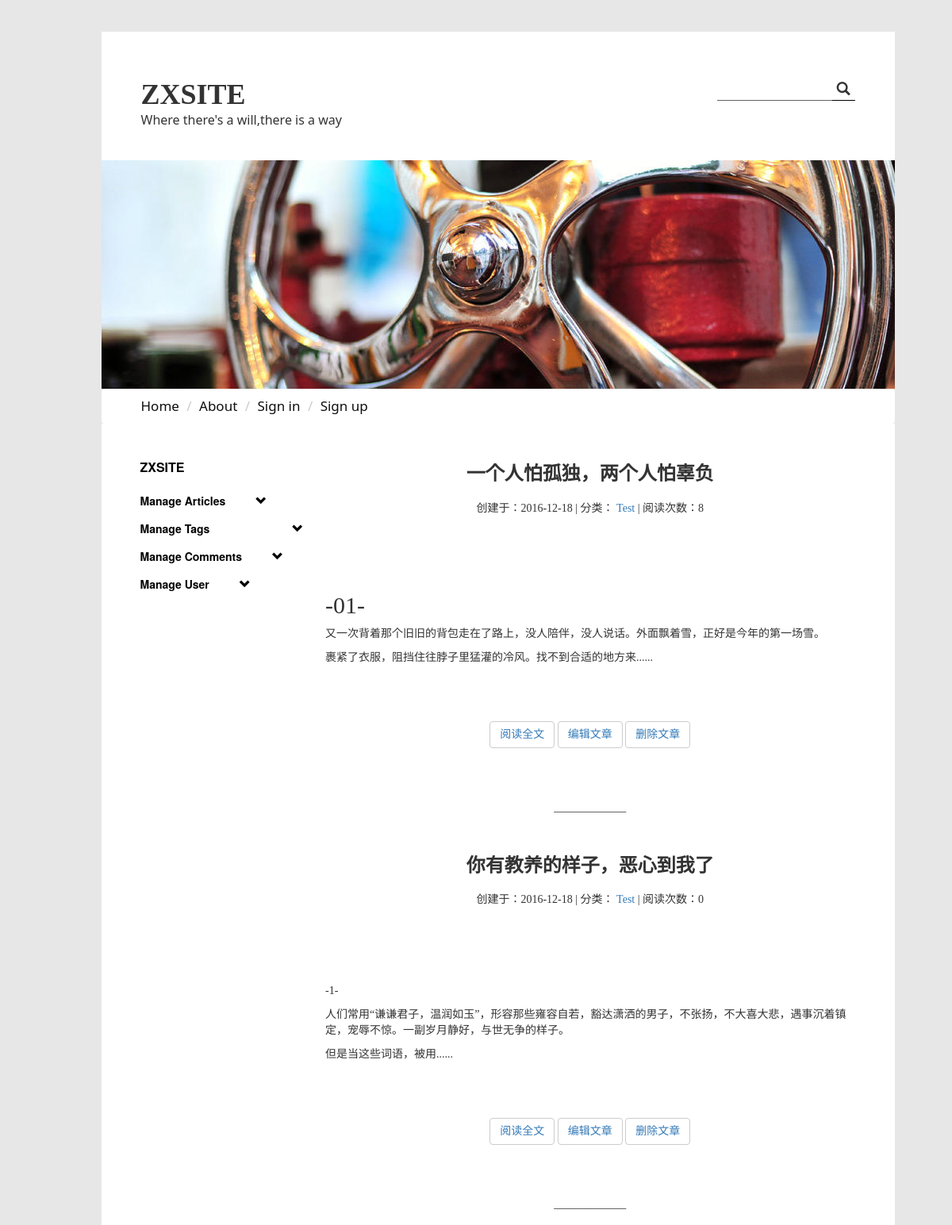
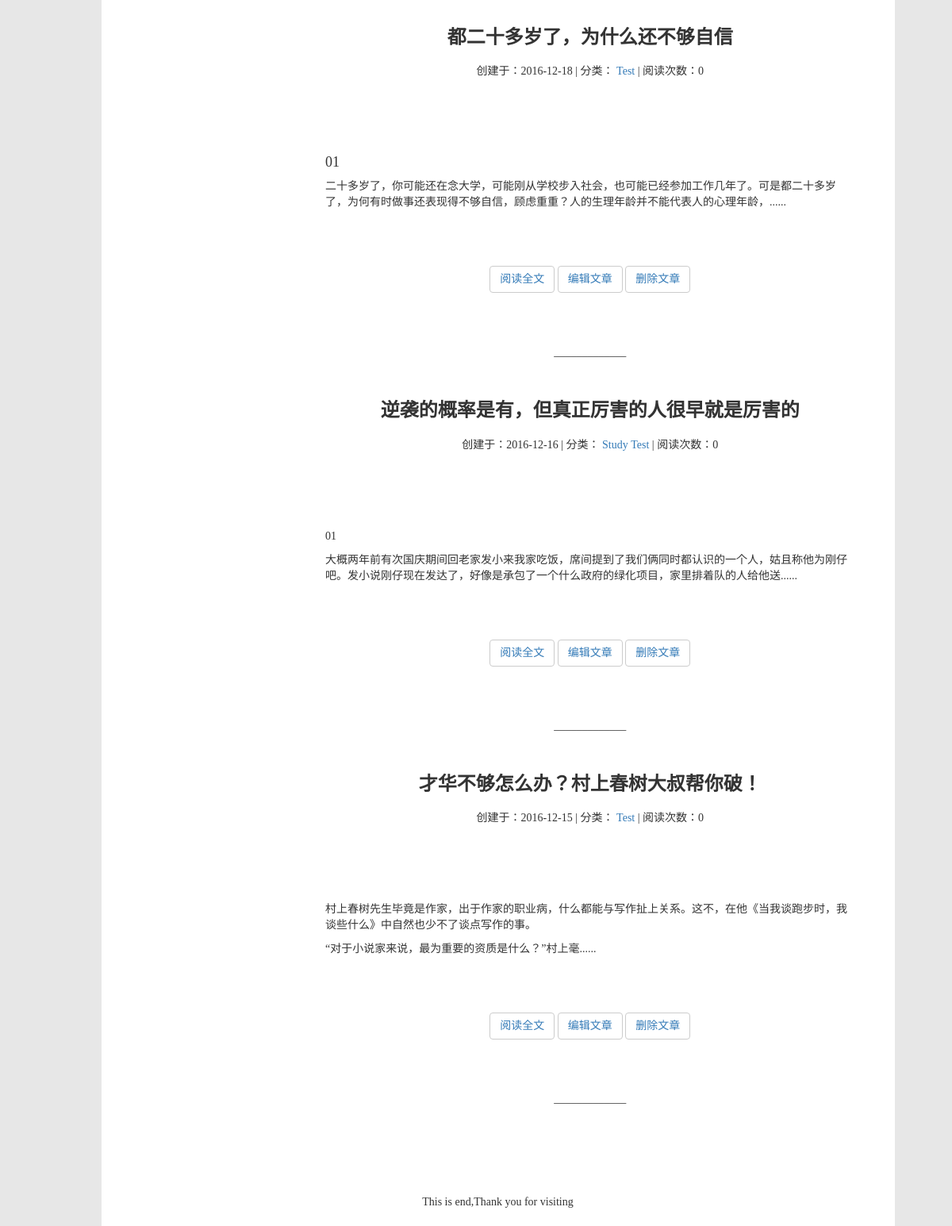
Screenshot of /manage/ with the database file from the repository (2 pictures, top to bottom).
### zxsite/models.py (models this page shows, shortened)
class Article(models.Model):
    author = models.ForeignKey('Bloger', verbose_name='作者')
    tags = models.ManyToManyField('Tag', verbose_name='标签')
    title = models.CharField('标题', max_length=50)
    content = models.TextField('正文')
    abstract = models.TextField('摘要',null=True,blank=True)
    ARTICLE_STATUS = (
        ('P', 'PUBLIC'),
        ('E', 'EDITING'),
        ('D', 'DELETED'),
        ('C', 'DELETE-COMPELETLY')
    )
    status = models.CharField('文章状态', max_length=1, choices=ARTICLE_STATUS)
    created_time = models.DateTimeField('创建时间', auto_now_add=True)
    lasted_modified_time = models.DateTimeField('最新修改时间', auto_now=True)
    views = models.PositiveIntegerField('浏览数', default=0)
    likes = models.PositiveIntegerField('点赞数', default=0)
    topped = models.BooleanField('是否置顶', default=False)
    class meta:
        ordering = ['-lasted_modified_time']

class Tag(models.Model):
    name = models.CharField(verbose_name='标签名',max_length=20)
    TAG_STATUS = (
        ('L','LIVE'),
        ('D','DEAD')
    )
    status = models.CharField(max_length=5,choices=TAG_STATUS)
    created_time = models.DateTimeField('创建时间', auto_now_add=True)
    related_articles = models.PositiveIntegerField('相关文章数')
    def __str__(self):
        return self.name
    class meta:
        ordering = ['-related_articles']

### zxsite/views.py (the view)
# urls.py: url(r'^manage/$',views.manage,name='manage'),
def manage(request):
    articles = Article.objects.filter(status='P').order_by('-created_time')
    tags = Tag.objects.filter(status='L')
    content = {
        'articles':articles,
        'tags':tags
    }
    return render(request,'zxsite/manage.html',content)

### zxsite/templates/zxsite/manage.html (shortened to what this page needs)
{% extends 'zxsite/subbase1.html' %}
{% block manage %}
    <div class="row">
        <div class="col-md-3">
            <div class="nav-side-menu" style="      margin-left: -1px">
                <div class="brand">
                    <b>ZXSITE</b>
                </div>
                <div class="menu-list">
                    <ul id="menu-content" class="menu-content" >
                        <li data-toggle="collapse" data-target="#products" class="collapsed">
                            Manage Articles
                            <span class="glyphicon glyphicon-chevron-down" style="padding-left: 34px;"></span>
                        </li>
                        <li data-toggle="collapse" data-target="#tags" class="collapsed">
                            Manage Tags
                            <span class="glyphicon glyphicon-chevron-down" style="padding-left: 100px;"></span>
                        </li>
                        <li data-toggle="collapse" data-target="#comments" class="collapsed">
                            Manage Comments
                            <span class="glyphicon glyphicon-chevron-down" style="padding-left: 34px;"></span>
                        </li>
                        <li data-toggle="collapse" data-target="#musers" class="collapsed">
                            Manage User
                            <span class="glyphicon glyphicon-chevron-down" style="padding-left: 34px;"></span>
                        </li>
                    </ul>
                </div>
            </div>
        </div>
        <div class="col-md-9">
             {% for article in articles %}
                <div style="" class="self-atc-div">
                    <h3 style="">{{ article.title }}</h3>
                    <div style="">
                        <p style="">创建于：{{ article.created_time|date:'Y-m-d' }}</p>
                        |
                        分类：
                        {% for tag in article.tags.all %}
                        <p class="text-capitalize"><a href="">{{ tag }}</a></p>
                        {% endfor %}
                        |
                        <p>阅读次数：{{ article.views }}</p>
                    </div>
                    <p class="text-justify self-atc-div-p">{{ article.abstract | safe }}</p>
                    <div class="center-block">
                        <button class="btn btn-default  self-displayinline" >
                            <a href="/article/{{ article.id }}">阅读全文</a>
                        </button>
                        <button class="btn btn-default  self-displayinline">
                            <a href="/article/edit/{{ article.id }}">编辑文章</a>
                        </button>
                        <button class="btn btn-default  self-displayinline">
                            <a href="/article/delete/{{ article.id }}">删除文章</a>
                        </button>
                    </div>
                    <footer style="margin-top: -70px">_____________</footer>
                </div>
            {% endfor %}
        </div>
    </div>
{% endblock %}

### zxsite/static/zxsite/css/selfdefine.css (style rules this page uses)
.nav-side-menu { overflow: auto; font-family: "Helvetica Neue", Helvetica, Arial, sans-serif; font-size: 14px; font-weight: 700; top: 0; width: 220px; height: 100%; color: #000; }
.nav-side-menu .brand { line-height: 50px; display: block; font-size: 16px; }
.nav-side-menu ul, .nav-side-menu li { list-style: none; padding: 0; margin: 0; line-height: 35px; cursor: pointer; }
.nav-side-menu li { padding-left: 0; }
@media (min-width: 767px) { .nav-side-menu .menu-list .menu-content { display: block; } }
body { margin: 0; padding: 0; }
.self-atc-div { font-family: 微软雅黑; }
.self-atc-div h3 { text-align:center; font-weight: bold; }
.self-atc-div div { text-align: center; margin-bottom: 85px; margin-top: 20px }
.self-atc-div div p { display: inline-block; }
.self-atc-div button { margin-bottom: 50px; margin-top: 50px }
.self-atc-div footer { text-align: center; margin-bottom: 50px }
.self-atc-div-p { margin-bottom: 80px; font-size: 15px }
.self-displayinline { display: inline; }

### rows the page displays
Article: title "一个人怕孤独，两个人怕辜负", created_time "2016-12-18", views "8", abstract "-01- 又一次背着那个旧旧的背包走在了路上，没人陪伴，没人说话。外面飘着雪，正好是今年的第一场雪。 裹紧了衣服，阻挡住往脖子里猛灌的冷风。找不到合适的地方来......"
Tag: name "Test"
Article: title "你有教养的样子，恶心到我了", created_time "2016-12-18", views "0", abstract "-1- 人们常用“谦谦君子，温润如玉”，形容那些雍容自若，豁达潇洒的男子，不张扬，不大喜大悲，遇事沉着镇定，宠辱不惊。一副岁月静好，与世无争的样子。 但是当这些词语，被用......"
Article: title "都二十多岁了，为什么还不够自信", created_time "2016-12-18", views "0", abstract "01 二十多岁了，你可能还在念大学，可能刚从学校步入社会，也可能已经参加工作几年了。可是都二十多岁了，为何有时做事还表现得不够自信，顾虑重重？人的生理年龄并不能代表人的心理年龄，......"
Article: title "逆袭的概率是有，但真正厉害的人很早就是厉害的", created_time "2016-12-16", views "0", abstract "01 大概两年前有次国庆期间回老家发小来我家吃饭，席间提到了我们俩同时都认识的一个人，姑且称他为刚仔吧。发小说刚仔现在发达了，好像是承包了一个什么政府的绿化项目，家里排着队的人给他送......"
Tag: name "Study"
Article: title "才华不够怎么办？村上春树大叔帮你破！", created_time "2016-12-15", views "0", abstract "村上春树先生毕竟是作家，出于作家的职业病，什么都能与写作扯上关系。这不，在他《当我谈跑步时，我谈些什么》中自然也少不了谈点写作的事。 “对于小说家来说，最为重要的资质是什么？”村上毫......"
